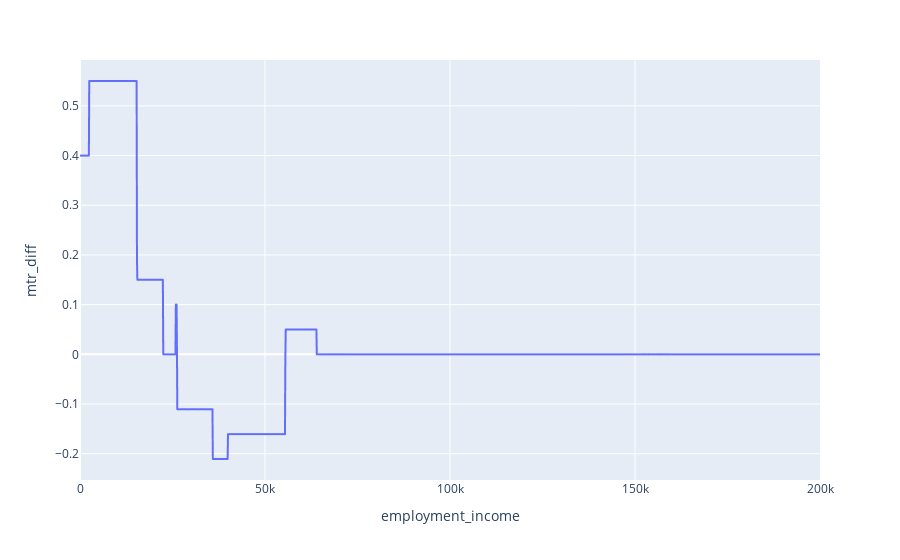

This figure's notebook cell:
### Code cell
px.line(df, x="employment_income", y="mtr_diff")

### Figure 1 — Plotly figure (JSON) as saved in the notebook; plotly's stock layout.template omitted (floating-point values rounded to 4 significant figures; data arrays with more than 128 entries replaced by an {"elided": "..."} marker saying what was removed)
{"data": [{"hovertemplate": "employment_income=%{x}<br>mtr_diff=%{y}<extra></extra>", "legendgroup": "", "line": {"color": "#636efa", "dash": "solid"}, "marker": {"symbol": "circle"}, "mode": "lines", "name": "", "showlegend": false, "type": "scattergl", "x": {"elided": "2001 int values"}, "xaxis": "x", "y": {"elided": "2001 float values"}, "yaxis": "y"}], "layout": {"legend": {"tracegroupgap": 0}, "margin": {"t": 60}, "xaxis": {"anchor": "y", "domain": [0, 1], "title": {"text": "employment_income"}}, "yaxis": {"anchor": "x", "domain": [0, 1], "title": {"text": "mtr_diff"}}}}
